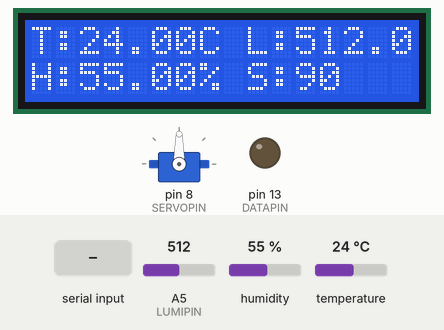
Recording of a sketch running on a simulated Arduino Uno, built with avr-gcc and run on an emulated ATmega328P. Parts: 16×2 character LCD, servo, output pins drawn as LEDs (lit = HIGH). Inputs (shaded band) come from the test bench; at power-on: temperature 24 °C, A5 (LUMIPIN) = 512, humidity 55 %. What the sketch prints to the serial monitor is not drawn.

Above: at 1.2 s.
1.3 s: temperature set to 0 °C
At 4.9 s:
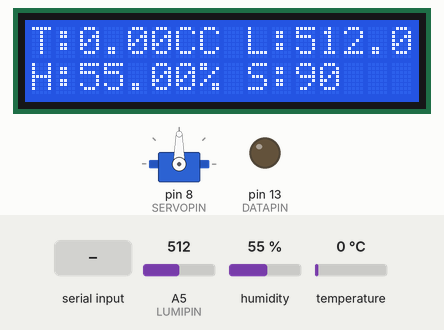
9.6 s: "90,45\n" received over Serial
At 10.5 s:
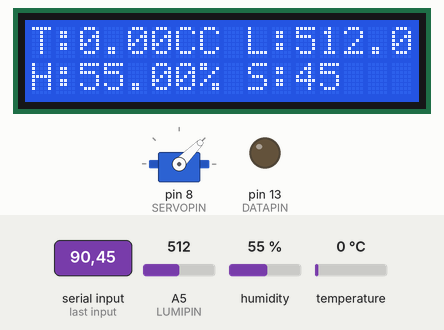
12.7 s: "30,150\n" received over Serial
At 15.0 s:
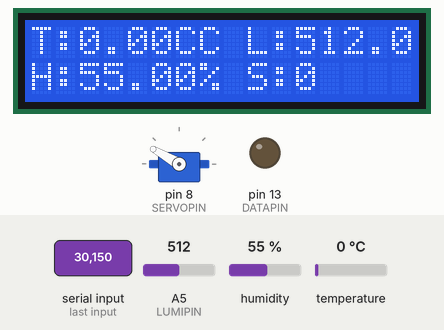
15.6 s: "5\n" received over Serial
At 18.3 s:
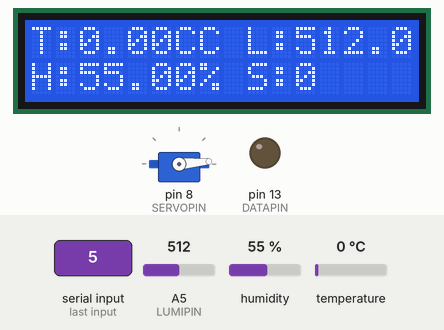
18.4 s: A5 (LUMIPIN) set to 716
At 21.5 s:
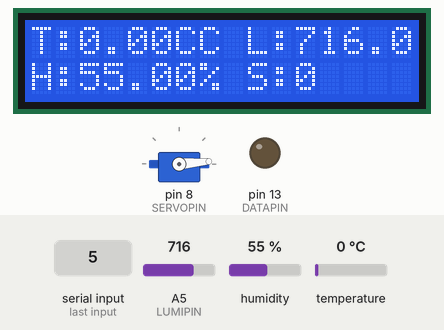
23.5 s: humidity set to 22 %
At 24.5 s:
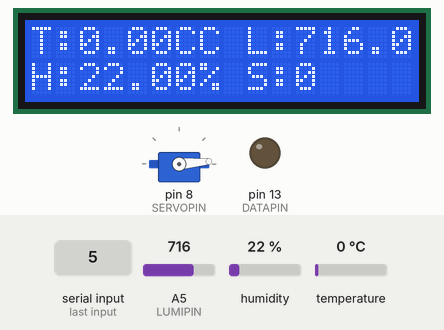
Timing chart, 0 to 26.5 s (numbered marks = the images above; inputs shaded):
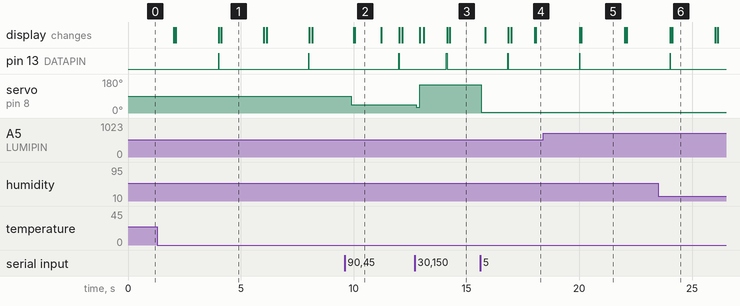

Measured:
- after the input at 1.3 s, the display: first differs from a run without the input after 2.8 s (image 1)
- after the input at 9.6 s, servo on pin 8 (SERVOPIN): 90° → 45° after 0.29 s; the display: first differs from a run without the input after 0.46 s (image 2)
- after the input at 12.7 s, pin 13 (DATAPIN): LOW → HIGH after 1.4 s, → LOW 0.03 s later; servo on pin 8 (SERVOPIN): 45° → 30° after 0.06 s, → 150° 0.17 s later; the display: first changes after 0.23 s (image 3 shows a later state)
- after the input at 15.6 s, servo on pin 8 (SERVOPIN): 150° → 5° after 0.06 s; the display: first changes after 0.23 s (image 4 shows a later state)
- after the input at 18.4 s, the display: first differs from a run without the input after 1.7 s (image 5)
- after the input at 23.5 s, the display: first differs from a run without the input after 0.61 s (image 6)
- by itself, pin 13 (DATAPIN): alternates HIGH for 0.01 s and LOW for 4.0 s

The sketch:

SensorsStation.ino
```cpp
/*
Temp monitor displayed on LCD screen and sent to serial
 Author : Julien Vallini
 */

// include the library code:
#include <LiquidCrystal.h>
#include <DHT.h>
#include <Time.h>
#include <TimeAlarms.h>
#include <Servo.h>

#define DHTTYPE DHT22
#define DHTPIN 7
#define DATAPIN 13
#define LUMIPIN A5
#define SERVOPIN 8

DHT dht(DHTPIN, DHTTYPE);
float h;
float t;
float f;
float hi;
float lumi;
LiquidCrystal lcd(12, 11, 5, 4, 3, 2);
int lcdSquare;
int incomingInt=90;
Servo myservo;

// Parameters
//void (*serial_mode)() = serialTextLoop; // Function to call to send data to the serial
void (*serial_mode)() = serialJsonLoop; // Function to call to send data to the serial
float sensorTempo = 2; // Delay between two calls of the sensor


void setup() {
  lcd.begin(16, 2);
  Serial.begin(9600);
  Alarm.timerRepeat(sensorTempo, sensorLoop);
  sensorLoop(); // One execution of the sensorLoop to initiate the variables
  dht.begin();
  lcd.clear();
  pinMode(DATAPIN, OUTPUT);
  myservo.attach(SERVOPIN);  // attaches the servo on pin 5 to the servo object
  myservo.write(incomingInt);


}

void loop() {
  lcdLoop();
  serialReadLoop();
  Alarm.delay(150);
}

void serialReadLoop() {
  if(Serial.available() > 0)
  {
    // read the incoming byte:
    incomingInt = Serial.parseInt();

    String servStatus;

    // say what you got:
    Serial.println(incomingInt, DEC);
    if(incomingInt > 180 || incomingInt < 1 ) // Value should be comprised between 1 and 180
      servStatus = "ERR";
    else {
      myservo.write(incomingInt);                  // sets the servo position according to the scaled value
      servStatus = "OK";
      delay(15);
    }

    Serial.print("{\"s\":\"");
    Serial.print(servStatus);
    Serial.print(	"\", \"v\":\"");
    Serial.print(incomingInt);
    Serial.println(	"\"}");

  }  // waits for the servo to get there
}

void lcdLoop() {

  lcd.setCursor(0, 0);
  lcd.print("T:");
  lcd.print(t);
  lcd.print("C");
  lcd.setCursor(0, 1);
  lcd.print("H:");
  lcd.print(h);
  lcd.print("%");
  lcd.setCursor(9, 0);
  lcd.print("L:");
  lcd.print(lumi);
  lcd.setCursor(9, 1);
  lcd.print("S:");
  lcd.print(incomingInt);
}
void sensorLoop() {
  digitalWrite(DATAPIN, HIGH);
  h = dht.readHumidity();
  t = dht.readTemperature();
  f = dht.readTemperature(true);
  hi = dht.computeHeatIndex(f, h);
  lumi = analogRead(LUMIPIN);
  (*serial_mode)();
  digitalWrite(DATAPIN, LOW);

  // Cleans the lcd values
  lcd.setCursor(2, 0);
  lcd.print("     ");
  lcd.setCursor(2, 1);
  lcd.print("     ");
  lcd.setCursor(11, 0);
  lcd.print("     ");
  lcd.setCursor(11, 1);
  lcd.print("     ");

}

// Sends datas as json to serial
void serialJsonLoop() {
  Serial.print("{\"h\":\"");
  Serial.print(h);
  Serial.print(	"\", \"t\":\"");
  Serial.print(t);
  Serial.print(	"\", \"f\":\"" );
  Serial.print(f);
  Serial.print(	"\", \"hi\":\"" );
  Serial.print(hi);
  Serial.print(	"\", \"lumi\":\"" );
  Serial.print(lumi);
  Serial.println(	"\"}");

}

// Sends datas as text to serial
void serialTextLoop() {
  if (isnan(h) || isnan(t) || isnan(f)) {
    Serial.println("Failed to read from DHT sensor!");
    return;
  }
  // Compute heat index
  // Must send in temp in Fahrenheit!
  Serial.print("Humidity: ");
  Serial.print(h);
  Serial.print(" %\t");
  Serial.print("Temperature: ");
  Serial.print(t);
  Serial.print(" *C ");
  Serial.print(f);
  Serial.print(" *F\t");
  Serial.print("Heat index: ");
  Serial.print(hi);
  Serial.print(" *F\t");
  Serial.print("Luminance: ");
  Serial.print(lumi);
}
```
